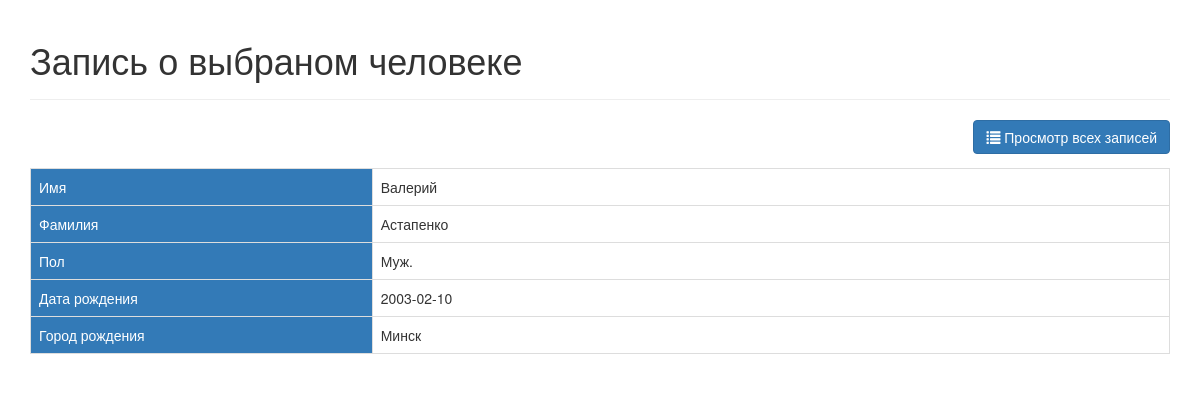
Screenshot of /read_person.php?id=3 with the database file from the repository.
### tables this page shows
CREATE TABLE `people` (
  `id` int NOT NULL,
  `name` mediumtext NOT NULL,
  `surname` mediumtext NOT NULL,
  `birthday` date NOT NULL,
  `gender` tinyint(1) NOT NULL,
  `city` text NOT NULL
);

### test_class.php (called while the page is built, shortened)
<?php
class People
{
    private $conn;
    private $table_name = 'people';
    public function __construct($db, $id = '', $name = '', $surname = '',
      $birthday = '', $gender = '', $city= ''
    ){
      $this->conn = $db;
      if ($id!='') {
        $this->readOne($id);
      }
    }
    function readOne($id)
    {
      $query = "SELECT name, surname, birthday, gender, city FROM " . $this->table_name
             . " WHERE id = ? "
             . "LIMIT 0,1";
      $stmt = $this->conn->prepare($query);
      $stmt->bindParam(1, $id);
      $stmt->execute();
      $row = $stmt->fetch(PDO::FETCH_ASSOC);
      $this->name = $row['name'];
      $this->surname = $row['surname'];
      $this->birthday = $row['birthday'];
      $this->gender = $row['gender'];
      $this->city = $row['city'];
    }
    static function change_gender($gnd)
    {
      if ($gnd == 1) {
          $gnd = "Муж.";
      } else {
          $gnd = "Жен.";
      }
      return $gnd;
    }
}

### read_person.php (the view, shortened to what this page needs)
<?php
$id = isset($_GET['id']) ? $_GET['id'] : die('ERROR: отсутствует ID.');
require 'test_class.php';
$database = new Database();
$db = $database->getConnection();
$output_people = new People($db,$id);
  require_once "header.php";
  ?>
  <div class='right-button-margin'>
      <a href='index.php' class='btn btn-primary pull-right'>
          <span class='glyphicon glyphicon-list'></span> Просмотр всех записей
      </a>
  </div>
<table class='table table-hover table-responsive table-bordered'>
  <tr>
      <td class="head_td">Имя</td>
      <td><?php echo $output_people->name; ?></td>
  </tr>
  <tr>
      <td class="head_td">Фамилия</td>
      <td><?php echo $output_people->surname; ?></td>
  </tr>
  <tr>
      <td class="head_td">Пол</td>
      <td><?php echo People::change_gender($output_people->gender); ?></td>
  </tr>
  <tr>
      <td class="head_td">Дата рождения</td>
      <td><?php echo $output_people->birthday; ?></td>
  </tr>
  <tr>
      <td class="head_td">Город рождения</td>
      <td><?php echo $output_people->city; ?></td>
  </tr>
</table>
  <?php
  require_once "footer.php";
?>

### css/style.css (style rules this page uses)
.right-button-margin { margin: 0 0 1em 0; overflow: hidden; }
.head_td { background-color: #337ab7; color: white; width: 30%; }

### rows the page displays
people: name "Валерий", surname "Астапенко", gender "Муж.", birthday "2003-02-10", city "Минск"

### other values shown
$page_title "Запись о выбраном человеке"
